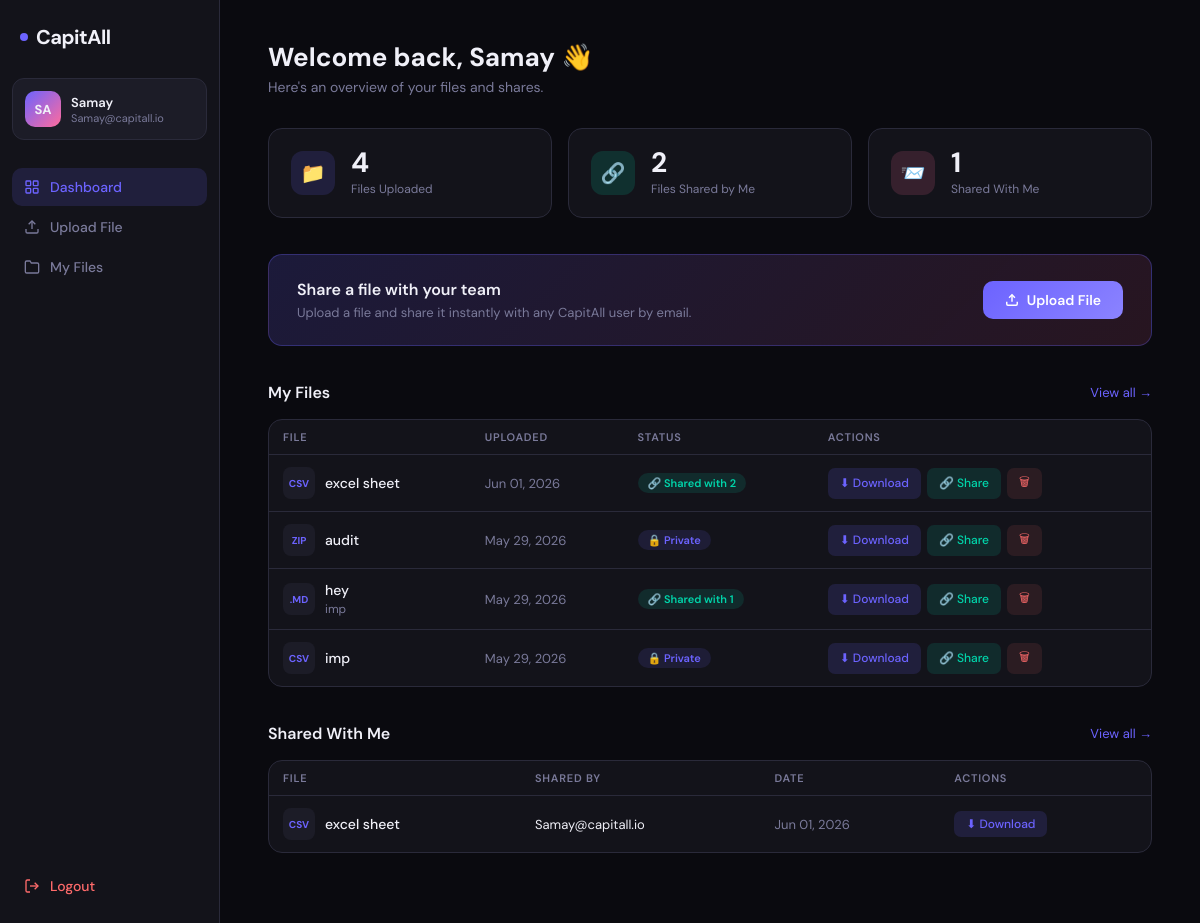
The app's page /dashboard/ (signed in) with its own data.
### work/models.py (models this page shows, shortened)
class SharedFile(models.Model):
    title        = models.CharField(max_length=255)
    file         = models.FileField(upload_to=upload_to)
    uploaded_by  = models.ForeignKey(User, on_delete=models.CASCADE, related_name='uploaded_files')
    shared_with  = models.ManyToManyField(User, blank=True, related_name='received_files')
    uploaded_at  = models.DateTimeField(auto_now_add=True)
    description  = models.TextField(blank=True)
    def filename(self):
        return os.path.basename(self.file.name)

### work/views.py (the view)
# urls.py: path('dashboard/', views.dashboard_view, name='dashboard'),
def dashboard_view(request):
    if not request.user.is_authenticated:
        return redirect('login')
    my_files   = SharedFile.objects.filter(uploaded_by=request.user).order_by('-uploaded_at')
    received   = SharedFile.objects.filter(shared_with=request.user).order_by('-uploaded_at')
    shared_out = my_files.filter(shared_with__isnull=False).distinct()
    return render(request, 'dashboard.html', {
        'user_name':      request.session.get('user_name'),
        'user_email':     request.session.get('user_email'),
        'my_files_count': my_files.count(),
        'shared_count':   shared_out.count(),
        'received_count': received.count(),
        'recent_files':    my_files[:5],
        'recent_received': received[:5],
    })

### work/templates/dashboard.html (shortened to what this page needs)
<!DOCTYPE html>
<html lang="en">
<head>
</head>
<body>
<aside class="sidebar">
  <a href="{% url 'dashboard' %}" class="logo">
    <div class="logo-dot"></div>
    CapitAll
  </a>
  <div class="user-card">
    <div class="avatar">{{ user_name|slice:":2"|upper }}</div>
    <div class="user-info">
      <div class="name">{{ user_name }}</div>
      <div class="email">{{ user_email }}</div>
    </div>
  </div>
  <nav>
    <a href="{% url 'dashboard' %}" class="nav-item active">
      <svg fill="none" stroke="currentColor" stroke-width="2" viewBox="0 0 24 24"><rect x="3" y="3" width="7" height="7" rx="1"/><rect x="14" y="3" width="7" height="7" rx="1"/><rect x="3" y="14" width="7" height="7" rx="1"/><rect x="14" y="14" width="7" height="7" rx="1"/></svg>
      Dashboard
    </a>
    <a href="{% url 'upload_file' %}" class="nav-item">
      <svg fill="none" stroke="currentColor" stroke-width="2" viewBox="0 0 24 24"><path d="M21 15v4a2 2 0 0 1-2 2H5a2 2 0 0 1-2-2v-4"/><polyline points="17 8 12 3 7 8"/><line x1="12" y1="3" x2="12" y2="15"/></svg>
      Upload File
    </a>
    <a href="{% url 'file_list' %}" class="nav-item">
      <svg fill="none" stroke="currentColor" stroke-width="2" viewBox="0 0 24 24"><path d="M22 19a2 2 0 0 1-2 2H4a2 2 0 0 1-2-2V5a2 2 0 0 1 2-2h5l2 3h9a2 2 0 0 1 2 2z"/></svg>
      My Files
    </a>
  </nav>
  <a href="{% url 'logout' %}" class="logout">
    <svg width="16" height="16" fill="none" stroke="currentColor" stroke-width="2" viewBox="0 0 24 24"><path d="M9 21H5a2 2 0 0 1-2-2V5a2 2 0 0 1 2-2h4"/><polyline points="16 17 21 12 16 7"/><line x1="21" y1="12" x2="9" y2="12"/></svg>
    Logout
  </a>
</aside>
<main class="main">
  <div class="page-header">
    <h1>Welcome back, {{ user_name }} 👋</h1>
    <p>Here's an overview of your files and shares.</p>
  </div>
  <div class="stats-grid">
    <div class="stat-card">
      <div class="stat-icon purple">📁</div>
      <div>
        <div class="stat-num">{{ my_files_count }}</div>
        <div class="stat-label">Files Uploaded</div>
      </div>
    </div>
    <div class="stat-card">
      <div class="stat-icon teal">🔗</div>
      <div>
        <div class="stat-num">{{ shared_count }}</div>
        <div class="stat-label">Files Shared by Me</div>
      </div>
    </div>
    <div class="stat-card">
      <div class="stat-icon pink">📨</div>
      <div>
        <div class="stat-num">{{ received_count }}</div>
        <div class="stat-label">Shared With Me</div>
      </div>
    </div>
  </div>
  <div class="upload-cta">
    <div class="cta-text">
      <h3>Share a file with your team</h3>
      <p>Upload a file and share it instantly with any CapitAll user by email.</p>
    </div>
    <a href="{% url 'upload_file' %}" class="btn-primary">
      <svg width="14" height="14" fill="none" stroke="currentColor" stroke-width="2.5" viewBox="0 0 24 24"><path d="M21 15v4a2 2 0 0 1-2 2H5a2 2 0 0 1-2-2v-4"/><polyline points="17 8 12 3 7 8"/><line x1="12" y1="3" x2="12" y2="15"/></svg>
      Upload File
    </a>
  </div>
  <div class="section-gap">
    <div class="section-header">
      <h2>My Files</h2>
      <a href="{% url 'file_list' %}">View all →</a>
    </div>
    <div class="file-table-wrap">
      {% if recent_files %}
      <table class="file-table">
        <thead>
          <tr>
            <th>File</th>
            <th>Uploaded</th>
            <th>Status</th>
            <th>Actions</th>
          </tr>
        </thead>
        <tbody>
          {% for f in recent_files %}
          <tr>
            <td>
              <div class="file-name-cell">
                <span class="file-ext">{{ f.filename|slice:"-3:" }}</span>
                <div>
                  <div class="file-title">{{ f.title }}</div>
                  {% if f.description %}<div class="file-desc">{{ f.description|truncatechars:50 }}</div>{% endif %}
                </div>
              </div>
            </td>
            <td style="color:var(--muted);font-size:13px;">{{ f.uploaded_at|date:"M d, Y" }}</td>
            <td>
              {% if f.shared_with.count > 0 %}
                <span class="badge shared">🔗 Shared with {{ f.shared_with.count }}</span>
              {% else %}
                <span class="badge private">🔒 Private</span>
              {% endif %}
            </td>
            <td>
              <div class="btn-group">
                <a href="{{ f.file.url }}" download class="action-btn download">⬇ Download</a>
                <a href="{% url 'share_file' f.pk %}" class="action-btn share">🔗 Share</a>
                <a href="{% url 'delete_file' f.pk %}" class="action-btn delete" onclick="return confirm('Delete {{ f.title }}?')">🗑</a>
              </div>
            </td>
          </tr>
          {% endfor %}
        </tbody>
      </table>
      {% else %}
      <div class="empty">
        <div class="empty-icon">📂</div>
        <p>You haven't uploaded any files yet.</p>
      </div>
      {% endif %}
    </div>
  </div>
  <div class="section-gap">
    <div class="section-header">
      <h2>Shared With Me</h2>
      <a href="{% url 'file_list' %}">View all →</a>
    </div>
    <div class="file-table-wrap">
      {% if recent_received %}
      <table class="file-table">
        <thead>
          <tr>
            <th>File</th>
            <th>Shared By</th>
            <th>Date</th>
            <th>Actions</th>
          </tr>
        </thead>
        <tbody>
          {% for f in recent_received %}
          <tr>
            <td>
              <div class="file-name-cell">
                <span class="file-ext">{{ f.filename|slice:"-3:" }}</span>
                <div>
                  <div class="file-title">{{ f.title }}</div>
                </div>
              </div>
            </td>
            <td style="font-size:13px;">{{ f.uploaded_by.email }}</td>
            <td style="color:var(--muted);font-size:13px;">{{ f.uploaded_at|date:"M d, Y" }}</td>
            <td>
              <a href="{{ f.file.url }}" download class="action-btn download">⬇ Download</a>
            </td>
          </tr>
          {% endfor %}
        </tbody>
      </table>
      {% else %}
      <div class="empty">
        <div class="empty-icon">📨</div>
        <p>No files have been shared with you yet.</p>
      </div>
      {% endif %}
    </div>
  </div>
</main>
</body>
</html>

### records on screen
SharedFile: filename "CSV", title "excel sheet", uploaded_at "Jun 01, 2026", shared_with.count "2", uploaded_by.email "Samay@capitall.io"
SharedFile: filename "ZIP", title "audit", uploaded_at "May 29, 2026", shows "🔒 Private"
SharedFile: filename ".MD", title "hey", description "imp", uploaded_at "May 29, 2026", shared_with.count "1"
SharedFile: filename "CSV", title "imp", uploaded_at "May 29, 2026", shows "🔒 Private"

### other values on screen
{{ user_name|slice:":2"|upper }} "SA"
{{ user_name }} "Samay"
{{ user_email }} "Samay@capitall.io"
{{ my_files_count }} "4"
{{ shared_count }} "2"
{{ received_count }} "1"
